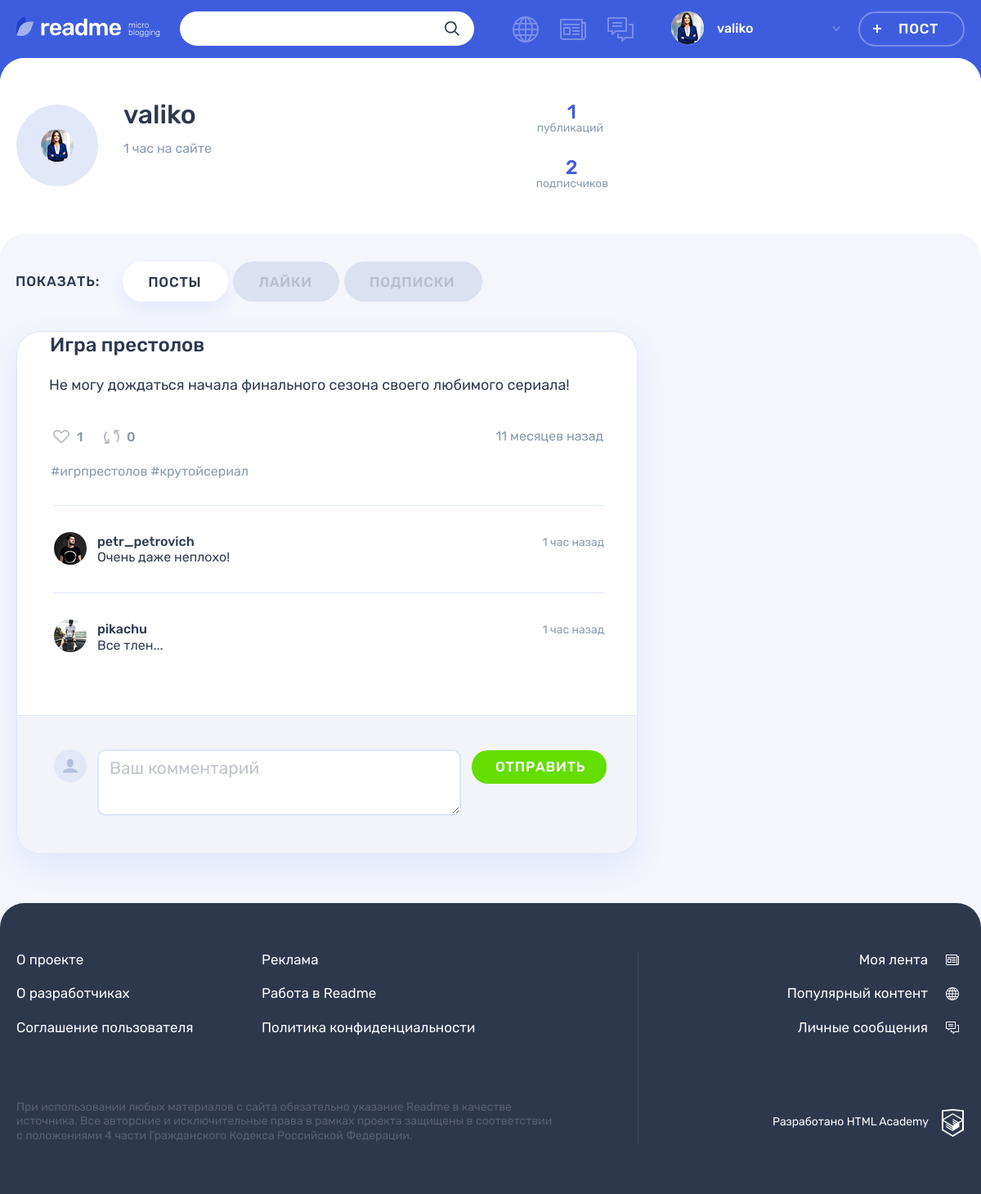
Screenshot of /profile.php?user_id=3&tab=posts (signed in) with the database file from the repository.
### tables this page shows
CREATE TABLE users (
    id INT PRIMARY KEY NOT NULL AUTO_INCREMENT,
    created_at TIMESTAMP DEFAULT CURRENT_TIMESTAMP,
    email VARCHAR(45) NOT NULL,
    UNIQUE INDEX email_ind (email),
    login VARCHAR(45) NOT NULL,
    UNIQUE INDEX user_login_ind (login),
    password VARCHAR(200),
    avatar VARCHAR(100)
);

CREATE TABLE posts (
    id INT PRIMARY KEY NOT NULL AUTO_INCREMENT,
    published_at TIMESTAMP DEFAULT CURRENT_TIMESTAMP,
    title VARCHAR(45) NOT NULL,
    text_content VARCHAR(200),
    quote_author VARCHAR(45),
    picture VARCHAR(100),
    video VARCHAR(100),
    link VARCHAR(100),
    watch_count INT,
    user_id INT NOT NULL,
    INDEX user_ind (user_id),
    FOREIGN KEY (user_id)
        REFERENCES users(id)
        ON DELETE CASCADE,

    type_id INT NOT NULL,
    INDEX type_ind (type_id),
    FOREIGN KEY (type_id)
        REFERENCES content_types(id)
        ON DELETE CASCADE
);

CREATE TABLE comments (
    id INT PRIMARY KEY NOT NULL AUTO_INCREMENT,
    published_at TIMESTAMP DEFAULT CURRENT_TIMESTAMP,
    comment TEXT,
    user_id INT NOT NULL,
    INDEX user_ind (user_id),
    FOREIGN KEY (user_id)
        REFERENCES users(id)
        ON DELETE CASCADE,

    post_id INT NOT NULL,
    INDEX post_ind (post_id),
    FOREIGN KEY (post_id)
        REFERENCES posts(id)
        ON DELETE CASCADE
);

### templates/profile-tabs/profile-posts.php (the view, shortened to what the rows shown need)
<section class="profile__posts tabs__content tabs__content--active">
    <?php foreach ($tab_data as $post): ?>
    <article class="profile__post post post-<?php echo($post['classname']);?>">
        <header class="post__header">
            <?php if ($post['is_repost'] === '1'):?>
            <div class="post__author">
                <a class="post__author-link" title="Автор" href="<?php echo('/profile.php' . '?user_id=' . $post['original_author_id'] . '&tab=posts');?>">
                    <div class="post__avatar-wrapper post__avatar-wrapper--repost">
                        <?php if (!empty($post['author_avatar'])):?>
                        <img class="post__author-avatar" src="uploads/avatars/<?php echo $post['author_avatar'];?>" alt="Аватар пользователя">
                        <?php endif;?>
                    </div>
                    <div class="post__info">
                        <b class="post__author-name">Репост: <?=$post['author_login'];?></b>
                        <time class="post__time" datetime="<?php echo(date_format(date_create($post['published_at']), 'c'));?>"><?=get_date_interval_format(date_create($post['published_at']), 'назад');?></time>
                    </div>
                </a>
            </div>
            <?php else: ?>
            <h2><a href="<?php echo('/post.php?post_id=' . $post['id'])?>"><?=$post['title'];?></a></h2>
            <?php endif;?>
        </header>
        <div class="post__main">
            <?php if ($post['classname'] === 'photo'):?>
            <div class="post-photo__image-wrapper">
                <?php if (isset($post['picture'])):?>
                <img src="uploads/<?php echo $post['picture'];?>" alt="Фото от пользователя" width="760" height="396">
                <?php endif;?>
            </div>
            <?php elseif ($post['classname'] === 'text'):?>
            <p><?=get_cut_text($post['text_content']);?></p>
            <?php endif;?>
        </div>
        <footer class="post__footer">
        <div class="post__indicators">
            <div class="post__buttons">
                <a class="post__indicator post__indicator--likes button" href="<?php echo('/likes.php' . '?post_id=' . $post['id'])?>" title="Лайк">
                    <svg class="post__indicator-icon" width="20" height="17">
                        <use xlink:href="#icon-heart"></use>
                    </svg>
                    <span><?=$post['total_likes'];?></span>
                </a>
                <a class="post__indicator post__indicator--repost button" href="<?php echo('/repost.php' . '?post_id=' . $post['id']);?>" title="Репост">
                    <svg class="post__indicator-icon" width="19" height="17">
                        <use xlink:href="#icon-repost"></use>
                    </svg>
                    <span><?=$post['repost_count'];?></span>
                </a>
            </div>
            <time class="post__time" datetime="<?php echo(date_format(date_create($post['published_at']), 'c'));?>"><?=get_date_interval_format(date_create($post['published_at']), 'назад');?></time>
        </div>
        <ul class="post__tags">
        <?php if ($post['is_repost'] === '1'):?>
            <?php if (key_exists($post['original_post_id'], $hashtags)):?><?php foreach ($hashtags[$post['original_post_id']] as $hashtag): ?>
            <li><a href="<?php echo('search.php' . '?q=%23' . $hashtag);?>">#<?=$hashtag;?>
            <?php endforeach;?></a></li>
            <?php endif;?>
        <?php else:?>
            <?php if (key_exists($post['id'], $hashtags)):?><?php foreach ($hashtags[$post['id']] as $hashtag): ?>
                <li><a href="<?php echo('search.php' . '?q=%23' . $hashtag);?>">#<?=$hashtag;?>
                <?php endforeach;?></a></li>
            <?php endif;?>
        <?php endif;?>
        </ul>
        </footer>
        <div class="comments">
            <div class="comments__list-wrapper">
                <ul class="comments__list">
                    <?php foreach ($comments as $comment): ?>
                    <?php if ($post['id'] === $comment['post_id']):?>
                    <li class="comments__item user">
                        <div class="comments__avatar">
                            <a class="user__avatar-link" href="<?php echo('/profile.php' . '?user_id=' . $comment['user_id'] . '&tab=posts');?>">
                                <?php if (!empty($comment['comment_author_avatar'])):?>
                                <img class="comments__picture" src="/uploads/avatars/<?php echo $comment['comment_author_avatar'];?>" alt="Аватар пользователя">
                                <?php endif;?>
                            </a>
                        </div>
                        <div class="comments__info">
                            <div class="comments__name-wrapper">
                                <a class="comments__user-name" href="<?php echo('/profile.php' . '?user_id=' . $comment['user_id'] . '&tab=posts');?>">
                                <span><?=$comment['comment_author'];?></span>
                                </a>
                                <time class="comments__time" datetime="<?php echo(date_format(date_create($comment['published_at']), 'c'));?>"><?=get_date_interval_format(date_create($comment['published_at']), 'назад');?></time>
                            </div>
                            <p class="comments__text">
                                <?=$comment['comment'];?>
                            </p>
                        </div>
                    </li>
                    <?php endif;?>
                    <?php endforeach;?>
                </ul>
            </div>
        </div>
        <form class="comments__form form" action="#" method="post">
            <div class="comments__my-avatar">
            </div>
            <?php $input_err = isset($errors['comment']) ? "form__input-section--error" : ""; ?>
            <div class="form__input-section <?php echo $input_err;?>">
                <textarea class="comments__textarea form__textarea form__input" placeholder="Ваш комментарий" name="comment"></textarea>
            </div>
            <button class="comments__submit button button--green" type="submit">Отправить</button>
        </form>
    </article>
    <?php endforeach; ?>
</section>

### helpers.php (shortened to what the rows shown need)
<?php
function get_noun_plural_form(int $number, string $one, string $two, string $many): string
{
    $number = (int)$number;
    $mod10 = $number % 10;
    $mod100 = $number % 100;
    switch (true) {
        case ($mod100 >= 11 && $mod100 <= 20):
            return $many;
        case ($mod10 === 1):
            return $one;
    }
}
function include_template($name, array $data = [])
{
    $name = 'templates/' . $name;
    extract($data);
    require $name;
    $result = ob_get_clean();
    return $result;
}
function get_cut_text($text, $symbol_amount = 300)
{
    if (mb_strlen($text) < $symbol_amount) {
        return "<p>$text</p>";
    };
}
function get_date_interval_format($date, $word)
{
    $current_date = date_create('now');
    $date_interval = date_diff($date, $current_date);
    $week = floor($date_interval->d / 7);
    if ($date_interval->m >= 1) {
        return $date_interval->m . " " . get_noun_plural_form($date_interval->m, 'месяц', 'месяца', 'месяцев') . " " . $word;
    } elseif ($week >= 1) {
        return $week . " " . get_noun_plural_form($week, 'неделя', 'недели', 'недель') . " " . $word;
    } elseif ($date_interval->d >= 1) {
        return $date_interval->d . " " . get_noun_plural_form($date_interval->d, 'день', 'дня', 'дней') . " " . $word;
    } elseif ($date_interval->h >= 1) {
        return $date_interval->h . " " . get_noun_plural_form($date_interval->h, 'час', 'часа', 'часов') . " " . $word;
    };
    return $date_interval->i . " " . get_noun_plural_form($date_interval->i, 'минута', 'минуты', 'минут') . " " . $word;
}
function db_get_query($value, $connect, $sql)
{
    $result = mysqli_query($connect, $sql);
    if ($value == 'all') {
        return mysqli_fetch_all($result, MYSQLI_ASSOC);
    } elseif ($value == 'assoc') {
        return mysqli_fetch_assoc($result);
    } else {
        die("Уточните передаваемые данные");
    };
}
function get_subscribers($user_id, $connect)
{
    $user_subs = [];
    $sql_user_subs_query = "SELECT * FROM subscriptions
    WHERE user_id = '$user_id'";
    $sql_user_subs = db_get_query('all', $connect, $sql_user_subs_query);
    if ($sql_user_subs) {
        foreach ($sql_user_subs as $user_sub) {
            array_push($user_subs, $user_sub['to_user_id']);
        }
        return $user_subs;
    }
}
function show_comments($post_id, $connect)
{
    $sql_comment_query = "SELECT comments.*, users.login AS comment_author, users.avatar AS comment_author_avatar
                            FROM comments
                                LEFT JOIN users ON comments.user_id = users.id
                            WHERE comments.post_id IN ($post_id)
                                ORDER BY published_at";
    return db_get_query('all', $connect, $sql_comment_query);
}

### templates/profile-layout.php (shortened to what the rows shown need)
<main class="page__main page__main--profile">
    <div class="profile profile--default">
        <div class="profile__user-wrapper">
            <div class="profile__user user container">
                <div class="profile__user-info user__info">
                    <div class="profile__avatar user__avatar">
                        <?php if (!empty($user_data['avatar'])):?>
                        <img class="profile__picture user__picture" src="uploads/avatars/<?php echo($user_data['avatar']);?>" alt="Аватар пользователя">
                        <?php endif;?>
                    </div>
                    <div class="profile__name-wrapper user__name-wrapper">
                        <span class="profile__name user__name"><?=$user_data['login'];?></span>
                        <time class="profile__user-time user__time" datetime="<?php echo(date_format(date_create($user_data['created_at']), 'Y-m-d'));?>"><?=get_date_interval_format(date_create($user_data['created_at']), 'на сайте');?></time>
                    </div>
                </div>
            </div>
        </div>
        <div class="profile__tabs-wrapper tabs">
            <div class="container">
                <div class="profile__tab-content">
                <?=$active_tab;?>
                </div>
            </div>
        </div>
    </div>
</main>

### templates/layout.php (shortened to what the rows shown need)
<!DOCTYPE html>
<html lang="ru">
<head>
    <link rel="stylesheet" href="css/main.css">
</head>
<body class="page">
<header class="header">
    <div class="header__wrapper container">
        <div class="header__nav-wrapper">
            <nav class="header__nav">
                <?php if ($is_auth === 1): ?>
                <ul class="header__my-nav">
                    <li class="header__my-page header__my-page--popular">
                        <a class="header__page-link <?php if ($path == 'popular.php'): ?><?php echo('header__page-link--active'); ?><?php endif; ?>" href="popular.php<?='?' . 'type=all';?>" title="Популярный контент">
                        </a>
                    </li>
                    <li class="header__my-page header__my-page--feed">
                        <a class="header__page-link <?php if ($path == 'feed.php'): ?><?php echo('header__page-link--active'); ?><?php endif; ?>" href="feed.php" title="Моя лента">
                        </a>
                    </li>
                    <li class="header__my-page header__my-page--messages">
                        <a class="header__page-link <?php if ($path == 'messages.php'): ?><?php echo('header__page-link--active'); ?><?php endif; ?>" href="messages.html" title="Личные сообщения">
                        </a>
                    </li>
                </ul>
                <ul class="header__user-nav">
                    <li class="header__profile">
                        <a class="header__profile-link" href="#">
                            <div class="header__avatar-wrapper">
                                <?php if (!empty($avatar)): ?>
                                    <?php echo('<img class="header__profile-avatar" src="uploads/avatars/' . $avatar . '" alt="Аватар профиля">'); ?>
                                <?php endif; ?>
                            </div>
                            <div class="header__profile-name">
                                <span>
                                    <?php echo(htmlspecialchars($user_name)); ?>
                                </span>
                                <svg class="header__link-arrow" width="10" height="6">
                                    <use xlink:href="#icon-arrow-right-ad"></use>
                                </svg>
                            </div>
                        </a>
                    </li>
                    <li>
                        <a class="header__post-button button button--transparent" href="<?php echo '/add.php' . '?id=1';?>">Пост</a>
                    </li>
                </ul>
                <?php endif;?>
            </nav>
        </div>
    </div>
</header>
<?=$content; ?>
</body>
</html>

### rows the page displays
users: avatar (picture), login "valiko", created_at "1 час на сайте"
posts: title "Игра престолов", text_content "Не могу дождаться начала финального сезона своего любимого сериала!", total_likes "1", repost_count "0", published_at "11 месяцев назад", id "игрпрестолов", id "крутойсериал"
comments: user.avatar (picture), user.login "petr_petrovich", published_at "1 час назад", comment "Очень даже неплохо!"
comments: user.avatar (picture), user.login "pikachu", published_at "1 час назад", comment "Все тлен..."

### other values shown
$user_data['total_posts'] "1"
$user_data['total_subs'] "2"
